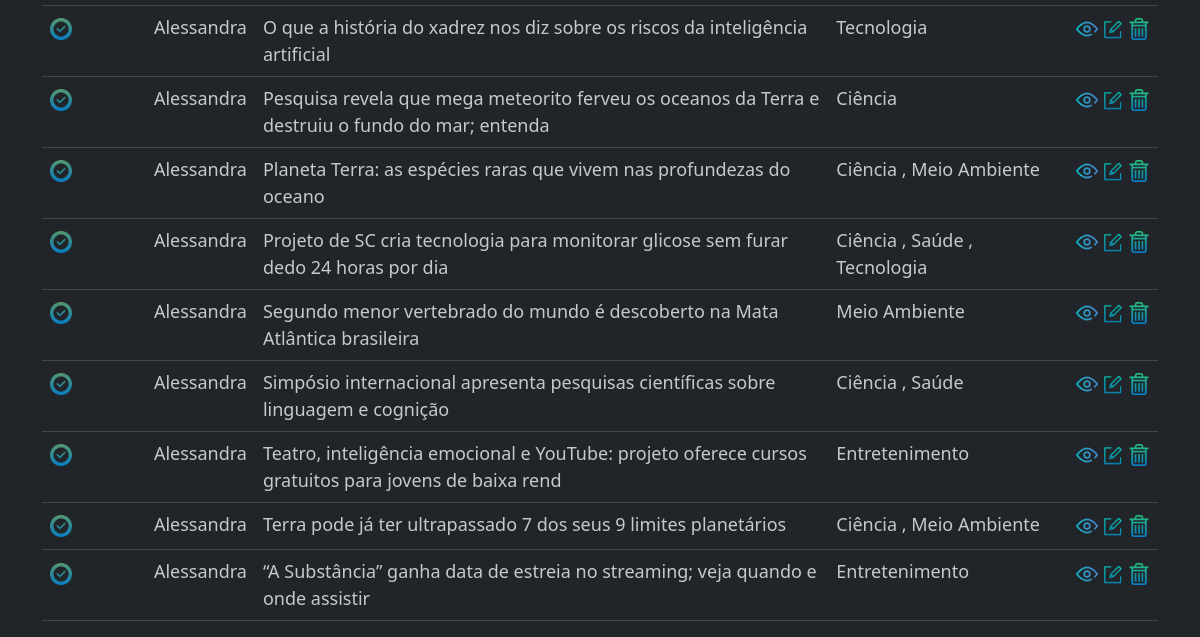
Before: /adm/noticias/ (signed in, lower part) with the older database file.
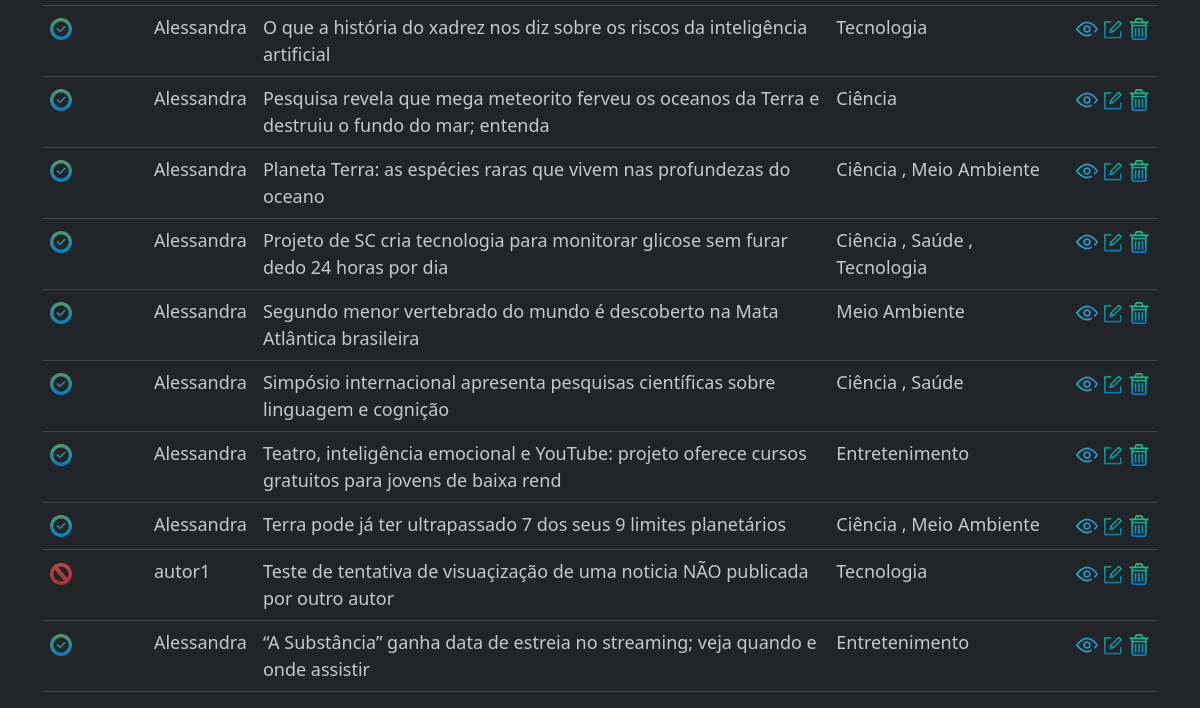
After: the same page with the newer database file.
### app_noticias/models.py (models this page shows, shortened)
class Noticia(models.Model):
    titulo = models.CharField('Título', max_length=100, unique=True,  null=True)
    slug = models.SlugField(max_length=100, editable=False, unique=True, null=True)
    subtitulo = models.CharField('Subtítulo', max_length=300, null=True )
    conteudo= models.TextField('Conteúdo', max_length=3000)
    criada_em = models.DateTimeField('Criada em', help_text='dd/mm/yyyy hh:MM', auto_now_add=True)
    atualizada_em = models.DateTimeField('Atualizada', help_text='dd/mm/yyyy hh:MM', auto_now_add=True)
    imagem = models.ImageField(upload_to='', blank=True)
    autor = models.ForeignKey(User, on_delete=models.RESTRICT, editable=False)
    categoria = models.ManyToManyField(Categoria)
    publicada_em = models.DateTimeField('Publicada em', help_text='dd/mm/yyyy hh:MM', null=True, editable=False)
    publicada = models.BooleanField('Publicada', default=False)
    num_visualizacoes = models.IntegerField(default=0, verbose_name='Número de visualizações', editable=False)
    fonte_informacao = models.CharField('Fonte', max_length=400, null=True )
    def _calcular_tempo_da_atualizacao(self) -> str:
        '''
        Calculo do tempo de atualização da notícia:
        '''
        return calcular_tempo_decorrido(self.atualizada_em)
    atualizacao_tempo = property(_calcular_tempo_da_atualizacao)
    def _calcular_tempo_da_publicacao(self) -> str:
        '''
        Calculo do tempo de publicação da notícia:
        '''
        return calcular_tempo_decorrido(self.publicada_em)
    publicacao_tempo = property(_calcular_tempo_da_publicacao)
    def _paragrafos(self) -> list[str]:
        '''
        Transforma o conteúdo da notícia em parágrafos.
        '''
        return self.conteudo.split('\n')
    paragrafos = property(_paragrafos)
    class Meta:
        db_table = 'noticias'
        permissions = [
            ("pode_publicar", "Permissão atribuida à Editores para a publicação da Notícia"),
        ]

class Categoria(models.Model):
    nome = models.CharField('Categoria', max_length=30, unique=True)
    imagem = models.ImageField(upload_to='', blank=True, null=True)
    criado_em = models.DateField(auto_now_add=True)

### app_noticias/views.py (the view, shortened to what this page needs)
# urls.py: path('adm/noticias/', NoticiasView.as_view(), name='noticias'),
class NoticiasView(PermissionRequiredMixin, NoticiasBaseListView):
    permission_required = "app_noticias.view_noticia"
    template_name = 'noticias_table.html'
    def get_queryset(self):
        user = self.request.user
        filtragem = self.get_filtragem()
        if not user.groups.filter(name='Editores').exists():
            filtragem['autor'] = user
        return Noticia.objects.filter(**filtragem).order_by('titulo')

### app_noticias/context_processors.py (called while the page is built)
def user_permissions(request):
    return {
        'is_editor': request.user.groups.filter(name='Editores').exists(),
        'is_author': request.user.groups.filter(name='Autores').exists(),
    }

### app_noticias/views.py (called while the page is built)
    def get(self, request, *args, **kwargs):
        categoria_querystring = self.request.GET.get('categoria', 0)
        if categoria_querystring:
            self.categoria_pesquisada = int(categoria_querystring)
        return render(request, self.template_name, {
            'titulo_pesquisado': self.titulo_pesquisado,
            'categoria_pesquisada': self.categoria_pesquisada,
            'categorias': Categoria.objects.all(),
            'noticias': self.get_queryset(),
        })

    def get_filtragem(self):
        filtragem = {}
        if self.titulo_pesquisado:
            filtragem['slug__contains'] = slugify(self.titulo_pesquisado)
        if self.categoria_pesquisada != 0:
            filtragem['categoria'] = int(self.categoria_pesquisada)
        if self.publicada:
            filtragem['publicada'] = self.publicada
        return filtragem

### app_noticias/templates/noticias_table.html (shortened to what this page needs)
{% extends "base.html" %}
{% load static %}
{% load django_bootstrap5 %}
{% block content %}
{% static 'icones/news.png' as news_url %}
<div class="container" style="margin-top: 60px;">
    <div class="table-responsive-sm mt-5">
        <table class="table table-dark table-hover opacity-75">
            <tbody>
                {% for noticia in noticias %}
                <tr>
                    <td>
                        {% if user.is_authenticated and is_editor %}
                        <div class="form-check form-switch p-0">
                            {% if noticia.publicada %}
                            <a href="{% url 'publicar-noticia' noticia_id=noticia.id publicado=0 %}">
                                <img src="/static/icones/checked.png" width="22" height="22" alt="Publicada" />
                            </a>
                            {% else %}
                            <a href="{% url 'publicar-noticia' noticia_id=noticia.id publicado=1 %}">
                                <img src="/static/icones/cancel.png" width="22" height="22" alt="Não Publicada" />
                            </a>
                            {% endif %}
                        </div>
                        {% else %}
                        {% if noticia.publicada %}
                        <img src="/static/icones/checked.png" width="22" height="22" alt="Publicada" />
                        {% else %}
                        <img src="/static/icones/cancel.png" width="22" height="22" alt="Não Publicada" />
                        {% endif %}
                        {% endif %}
                    </td>
                    <td>{{ noticia.autor.username }}</td>
                    <td>{{ noticia.titulo }}</td>
                    <td>
                        {% for categoria in noticia.categoria.all %}
                        <span>{{ categoria.nome }}</span>
                        {% if not forloop.last %}, {% endif %}
                        {% endfor %}
                    </td>
                    <td>
                        <div class="d-flex justify-content-between" style="max-width: 80px;">
                            <a href="{% url 'noticia-adm-detail' noticia.id %}">
                                <img src="/static/icones/view.png" width="22" height="22" alt="Visualizar" />
                            </a>
                            {% if is_editor %}
                            <a href="{% url 'editar_noticia' noticia.id %}">
                                <img src="/static/icones/edit.png" width="22" height="22" class="m-1" alt="Editar" />
                            </a>
                            <a href="{% url 'excluir_noticia' noticia.id %}">
                                <img src="/static/icones/excluir.png" width="22" height="22" alt="Excluir" />
                            </a>
                            {% endif %}
                        </div>
                    </td>
                </tr>
                {% endfor %}
            </tbody>
        </table>
    </div>
</div>
{% endblock %}

Changed rows visible on the page:
added Noticia: publicada False (drawn), autor.username "autor1", titulo "Teste de tentativa de visuaçização de uma noticia NÃO publicada por outro autor", Categoria (nome "Tecnologia")
